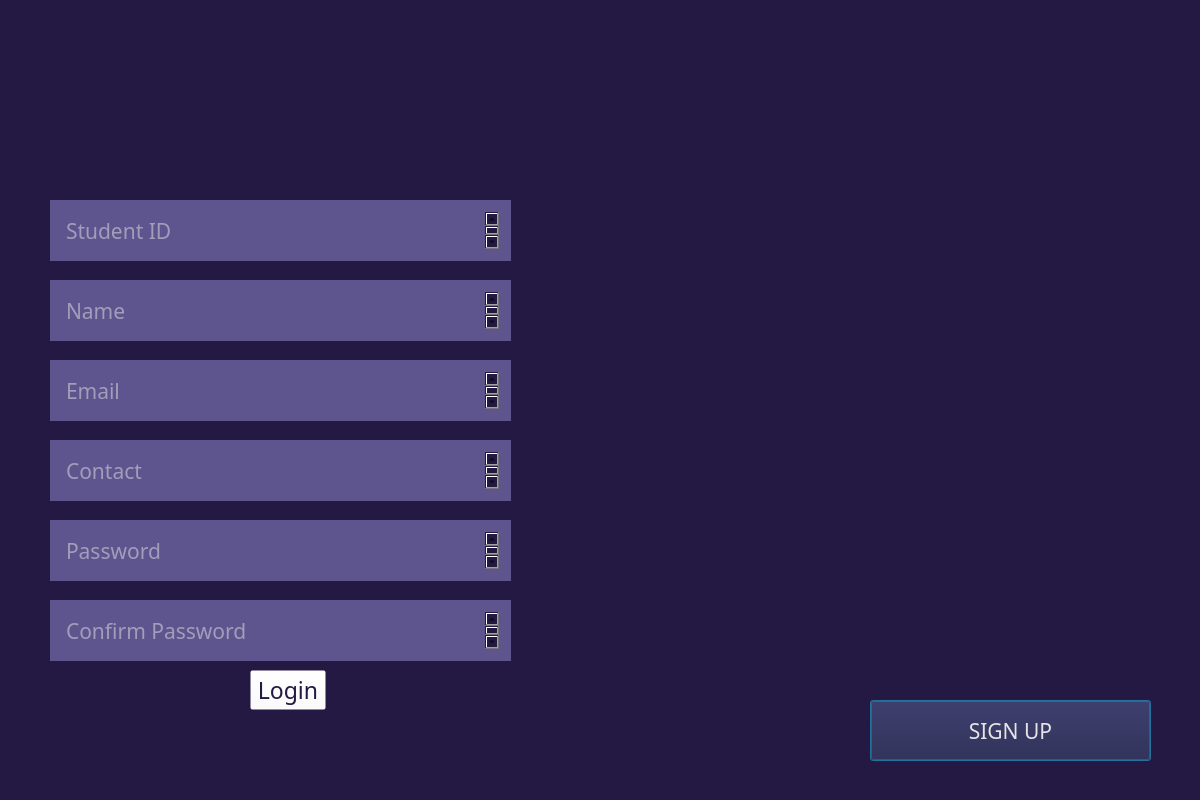
<?xml version="1.0" encoding="UTF-8"?>
<ui version="4.0">
 <class>LoginScreen</class>
 <widget class="QDialog" name="LoginScreen">
  <property name="geometry">
   <rect>
    <x>0</x>
    <y>0</y>
    <width>1200</width>
    <height>800</height>
   </rect>
  </property>
  <property name="font">
   <font>
    <family>Montserrat</family>
   </font>
  </property>
  <property name="windowTitle">
   <string>Dialog</string>
  </property>
  <property name="styleSheet">
   <string notr="true">background-color: rgb(35, 25, 66);
image: url(pictures/signup.jpg);</string>
  </property>
  <widget class="QLabel" name="label_2">
   <property name="geometry">
    <rect>
     <x>50</x>
     <y>50</y>
     <width>345</width>
     <height>77</height>
    </rect>
   </property>
   <property name="font">
    <font>
     <family>Montserrat ExtraBold</family>
     <pointsize>42</pointsize>
    </font>
   </property>
   <property name="styleSheet">
    <string notr="true">background:None;
color: rgb(35, 25, 66);
image:None;
</string>
   </property>
   <property name="text">
    <string>ADMISSION</string>
   </property>
   <property name="alignment">
    <set>Qt::AlignCenter</set>
   </property>
  </widget>
  <widget class="QTextEdit" name="name">
   <property name="geometry">
    <rect>
     <x>50</x>
     <y>280</y>
     <width>461</width>
     <height>61</height>
    </rect>
   </property>
   <property name="font">
    <font>
     <family>Montserrat</family>
     <pointsize>16</pointsize>
     <weight>50</weight>
     <italic>false</italic>
     <bold>false</bold>
    </font>
   </property>
   <property name="styleSheet">
    <string notr="true">background-color: rgb(94, 84, 142);
border: None;
padding:12px;
color: rgb(229, 229, 229);
font: 16pt &quot;Montserrat&quot;;</string>
   </property>
   <property name="placeholderText">
    <string>Name</string>
   </property>
  </widget>
  <widget class="QLabel" name="label_3">
   <property name="geometry">
    <rect>
     <x>50</x>
     <y>120</y>
     <width>397</width>
     <height>40</height>
    </rect>
   </property>
   <property name="font">
    <font>
     <family>Montserrat Medium</family>
     <pointsize>22</pointsize>
    </font>
   </property>
   <property name="styleSheet">
    <string notr="true">background:None;
color: rgb(35, 25, 66);
image:None;
</string>
   </property>
   <property name="text">
    <string>Get Your Admission in NRL</string>
   </property>
   <property name="alignment">
    <set>Qt::AlignCenter</set>
   </property>
  </widget>
  <widget class="QTextEdit" name="sid">
   <property name="geometry">
    <rect>
     <x>50</x>
     <y>200</y>
     <width>461</width>
     <height>61</height>
    </rect>
   </property>
   <property name="font">
    <font>
     <family>Montserrat</family>
     <pointsize>16</pointsize>
     <weight>50</weight>
     <italic>false</italic>
     <bold>false</bold>
    </font>
   </property>
   <property name="styleSheet">
    <string notr="true">background-color: rgb(94, 84, 142);
border: None;
padding:12px;
color: rgb(229, 229, 229);
font: 16pt &quot;Montserrat&quot;;</string>
   </property>
   <property name="placeholderText">
    <string>Student ID</string>
   </property>
  </widget>
  <widget class="QTextEdit" name="mail">
   <property name="geometry">
    <rect>
     <x>50</x>
     <y>360</y>
     <width>461</width>
     <height>61</height>
    </rect>
   </property>
   <property name="font">
    <font>
     <family>Montserrat</family>
     <pointsize>16</pointsize>
     <weight>50</weight>
     <italic>false</italic>
     <bold>false</bold>
    </font>
   </property>
   <property name="styleSheet">
    <string notr="true">background-color: rgb(94, 84, 142);
border: None;
padding:12px;
color: rgb(229, 229, 229);
font: 16pt &quot;Montserrat&quot;;</string>
   </property>
   <property name="placeholderText">
    <string>Email</string>
   </property>
  </widget>
  <widget class="QTextEdit" name="contact">
   <property name="geometry">
    <rect>
     <x>50</x>
     <y>440</y>
     <width>461</width>
     <height>61</height>
    </rect>
   </property>
   <property name="font">
    <font>
     <family>Montserrat</family>
     <pointsize>16</pointsize>
     <weight>50</weight>
     <italic>false</italic>
     <bold>false</bold>
    </font>
   </property>
   <property name="styleSheet">
    <string notr="true">background-color: rgb(94, 84, 142);
border: None;
padding:12px;
color: rgb(229, 229, 229);
font: 16pt &quot;Montserrat&quot;;</string>
   </property>
   <property name="placeholderText">
    <string>Contact</string>
   </property>
  </widget>
  <widget class="QTextEdit" name="pas">
   <property name="geometry">
    <rect>
     <x>50</x>
     <y>520</y>
     <width>461</width>
     <height>61</height>
    </rect>
   </property>
   <property name="font">
    <font>
     <family>Montserrat</family>
     <pointsize>16</pointsize>
     <weight>50</weight>
     <italic>false</italic>
     <bold>false</bold>
    </font>
   </property>
   <property name="styleSheet">
    <string notr="true">background-color: rgb(94, 84, 142);
border: None;
padding:12px;
color: rgb(229, 229, 229);
font: 16pt &quot;Montserrat&quot;;</string>
   </property>
   <property name="placeholderText">
    <string>Password</string>
   </property>
  </widget>
  <widget class="QTextEdit" name="conpass">
   <property name="geometry">
    <rect>
     <x>50</x>
     <y>600</y>
     <width>461</width>
     <height>61</height>
    </rect>
   </property>
   <property name="font">
    <font>
     <family>Montserrat</family>
     <pointsize>16</pointsize>
     <weight>50</weight>
     <italic>false</italic>
     <bold>false</bold>
    </font>
   </property>
   <property name="styleSheet">
    <string notr="true">background-color: rgb(94, 84, 142);
border: None;
padding:12px;
color: rgb(229, 229, 229);
font: 16pt &quot;Montserrat&quot;;</string>
   </property>
   <property name="placeholderText">
    <string>Confirm Password</string>
   </property>
  </widget>
  <widget class="QPushButton" name="signup">
   <property name="geometry">
    <rect>
     <x>870</x>
     <y>700</y>
     <width>281</width>
     <height>61</height>
    </rect>
   </property>
   <property name="font">
    <font>
     <family>Montserrat SemiBold</family>
     <pointsize>16</pointsize>
    </font>
   </property>
   <property name="styleSheet">
    <string notr="true"> background-color: rgb(35, 25, 66);
color: rgb(229, 229, 229);
image: None;</string>
   </property>
   <property name="text">
    <string>SIGN UP</string>
   </property>
  </widget>
  <widget class="QLabel" name="label_4">
   <property name="geometry">
    <rect>
     <x>50</x>
     <y>670</y>
     <width>190</width>
     <height>26</height>
    </rect>
   </property>
   <property name="font">
    <font>
     <family>Montserrat Medium</family>
     <pointsize>14</pointsize>
    </font>
   </property>
   <property name="styleSheet">
    <string notr="true">background:None;
color: rgb(35, 25, 66);
image:None;
</string>
   </property>
   <property name="text">
    <string>Already a Student? </string>
   </property>
   <property name="alignment">
    <set>Qt::AlignJustify|Qt::AlignVCenter</set>
   </property>
  </widget>
  <widget class="QPushButton" name="login">
   <property name="geometry">
    <rect>
     <x>250</x>
     <y>670</y>
     <width>76</width>
     <height>40</height>
    </rect>
   </property>
   <property name="font">
    <font>
     <family>Montserrat SemiBold</family>
     <pointsize>17</pointsize>
    </font>
   </property>
   <property name="styleSheet">
    <string notr="true">color: rgb(35, 25, 66);
background-color: rgba(255, 255, 255, 0);
image:None;
</string>
   </property>
   <property name="text">
    <string>Login</string>
   </property>
  </widget>
 </widget>
 <resources>
  <include location="../school Resource.qrc"/>
 </resources>
 <connections/>
</ui>
